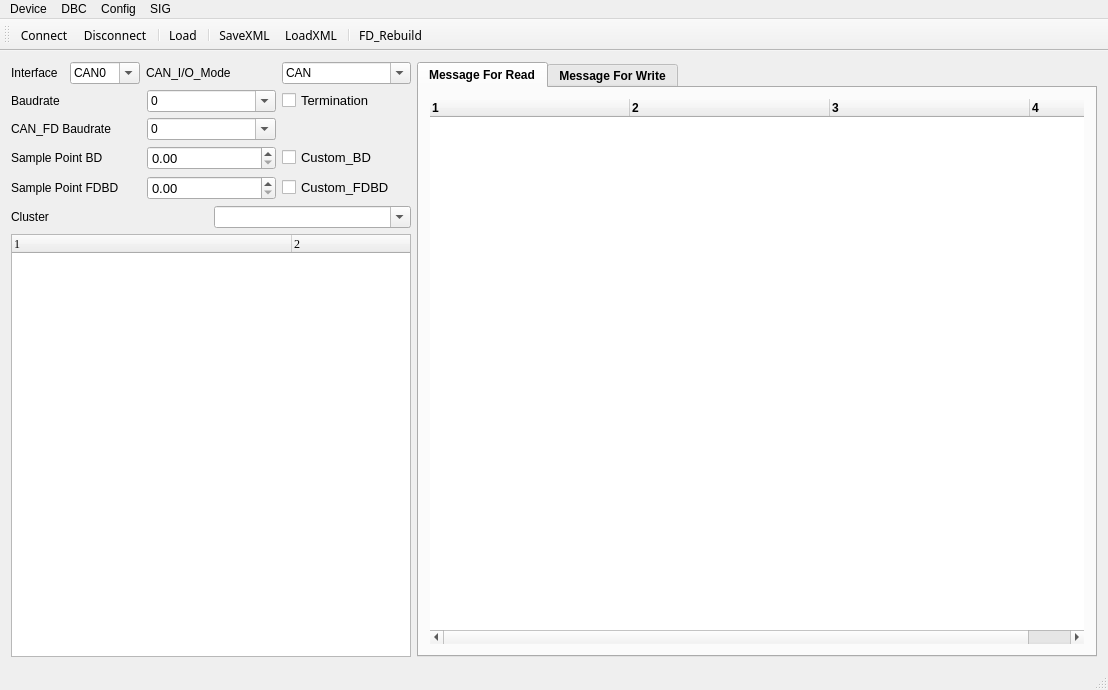
<?xml version="1.0" encoding="UTF-8"?>
<ui version="4.0">
 <class>CAN_WIN</class>
 <widget class="QMainWindow" name="CAN_WIN">
  <property name="geometry">
   <rect>
    <x>0</x>
    <y>0</y>
    <width>1108</width>
    <height>690</height>
   </rect>
  </property>
  <property name="windowTitle">
   <string>CAN Tool</string>
  </property>
  <property name="autoFillBackground">
   <bool>true</bool>
  </property>
  <widget class="QWidget" name="centralWidget">
   <layout class="QGridLayout" name="gridLayout_4">
    <item row="0" column="0">
     <layout class="QGridLayout" name="gridLayout">
      <item row="0" column="0">
       <layout class="QHBoxLayout" name="horizontalLayout_4">
        <item>
         <widget class="QLabel" name="label">
          <property name="font">
           <font>
            <family>Arial</family>
           </font>
          </property>
          <property name="text">
           <string>Interface</string>
          </property>
         </widget>
        </item>
        <item>
         <widget class="QComboBox" name="ComBox_Interface">
          <property name="font">
           <font>
            <family>Arial</family>
           </font>
          </property>
          <property name="editable">
           <bool>true</bool>
          </property>
          <item>
           <property name="text">
            <string>CAN0</string>
           </property>
          </item>
          <item>
           <property name="text">
            <string>CAN1</string>
           </property>
          </item>
          <item>
           <property name="text">
            <string>CAN2</string>
           </property>
          </item>
          <item>
           <property name="text">
            <string>CAN3</string>
           </property>
          </item>
          <item>
           <property name="text">
            <string>CAN4</string>
           </property>
          </item>
          <item>
           <property name="text">
            <string>CAN5</string>
           </property>
          </item>
          <item>
           <property name="text">
            <string>CAN6</string>
           </property>
          </item>
          <item>
           <property name="text">
            <string>CAN7</string>
           </property>
          </item>
          <item>
           <property name="text">
            <string>CAN8</string>
           </property>
          </item>
          <item>
           <property name="text">
            <string>CAN9</string>
           </property>
          </item>
          <item>
           <property name="text">
            <string>CAN10</string>
           </property>
          </item>
         </widget>
        </item>
       </layout>
      </item>
      <item row="0" column="1" colspan="2">
       <layout class="QHBoxLayout" name="horizontalLayout_5">
        <item>
         <widget class="QLabel" name="label_6">
          <property name="font">
           <font>
            <family>Arial</family>
           </font>
          </property>
          <property name="text">
           <string>CAN_I/O_Mode</string>
          </property>
         </widget>
        </item>
        <item>
         <widget class="QComboBox" name="ComBox_CANIOMode">
          <property name="font">
           <font>
            <family>Arial</family>
           </font>
          </property>
          <property name="editable">
           <bool>true</bool>
          </property>
          <item>
           <property name="text">
            <string>CAN</string>
           </property>
          </item>
          <item>
           <property name="text">
            <string>CAN_FD</string>
           </property>
          </item>
          <item>
           <property name="text">
            <string>CAN_FD+BRS</string>
           </property>
          </item>
         </widget>
        </item>
       </layout>
      </item>
      <item row="1" column="2">
       <widget class="QCheckBox" name="checkBox_Termination">
        <property name="font">
         <font>
          <family>Arial</family>
          <pointsize>10</pointsize>
         </font>
        </property>
        <property name="text">
         <string>Termination</string>
        </property>
       </widget>
      </item>
      <item row="2" column="0" colspan="2">
       <layout class="QHBoxLayout" name="horizontalLayout_2">
        <item>
         <widget class="QLabel" name="label_3">
          <property name="font">
           <font>
            <family>Arial</family>
           </font>
          </property>
          <property name="text">
           <string>CAN_FD Baudrate</string>
          </property>
         </widget>
        </item>
        <item>
         <widget class="QComboBox" name="ComBox_CANFD_Baudrate">
          <property name="font">
           <font>
            <family>Arial</family>
           </font>
          </property>
          <property name="editable">
           <bool>true</bool>
          </property>
          <item>
           <property name="text">
            <string>0</string>
           </property>
          </item>
          <item>
           <property name="text">
            <string>200000</string>
           </property>
          </item>
          <item>
           <property name="text">
            <string>250000</string>
           </property>
          </item>
          <item>
           <property name="text">
            <string>400000</string>
           </property>
          </item>
          <item>
           <property name="text">
            <string>500000</string>
           </property>
          </item>
          <item>
           <property name="text">
            <string>750000</string>
           </property>
          </item>
          <item>
           <property name="text">
            <string>1000000</string>
           </property>
          </item>
          <item>
           <property name="text">
            <string>1250000</string>
           </property>
          </item>
          <item>
           <property name="text">
            <string>1600000</string>
           </property>
          </item>
          <item>
           <property name="text">
            <string>2000000</string>
           </property>
          </item>
          <item>
           <property name="text">
            <string>2500000</string>
           </property>
          </item>
          <item>
           <property name="text">
            <string>4000000</string>
           </property>
          </item>
          <item>
           <property name="text">
            <string>5000000</string>
           </property>
          </item>
          <item>
           <property name="text">
            <string>8000000</string>
           </property>
          </item>
         </widget>
        </item>
       </layout>
      </item>
      <item row="1" column="0" colspan="2">
       <layout class="QHBoxLayout" name="horizontalLayout_3">
        <item>
         <widget class="QLabel" name="label_2">
          <property name="font">
           <font>
            <family>Arial</family>
           </font>
          </property>
          <property name="text">
           <string>Baudrate</string>
          </property>
         </widget>
        </item>
        <item>
         <widget class="QComboBox" name="ComBox_Baudrate">
          <property name="font">
           <font>
            <family>Arial</family>
           </font>
          </property>
          <property name="editable">
           <bool>true</bool>
          </property>
          <item>
           <property name="text">
            <string>0</string>
           </property>
          </item>
          <item>
           <property name="text">
            <string>50000</string>
           </property>
          </item>
          <item>
           <property name="text">
            <string>100000</string>
           </property>
          </item>
          <item>
           <property name="text">
            <string>250000</string>
           </property>
          </item>
          <item>
           <property name="text">
            <string>500000</string>
           </property>
          </item>
          <item>
           <property name="text">
            <string>750000</string>
           </property>
          </item>
          <item>
           <property name="text">
            <string>1000000</string>
           </property>
          </item>
         </widget>
        </item>
       </layout>
      </item>
      <item row="3" column="2">
       <widget class="QCheckBox" name="checkBox_CustomBD">
        <property name="font">
         <font>
          <family>Arial</family>
          <pointsize>10</pointsize>
         </font>
        </property>
        <property name="text">
         <string>Custom_BD</string>
        </property>
       </widget>
      </item>
      <item row="3" column="0" colspan="2">
       <layout class="QHBoxLayout" name="horizontalLayout">
        <item>
         <widget class="QLabel" name="label_4">
          <property name="font">
           <font>
            <family>Arial</family>
           </font>
          </property>
          <property name="text">
           <string>Sample Point BD</string>
          </property>
         </widget>
        </item>
        <item>
         <widget class="QDoubleSpinBox" name="doubleSpinBox_SamplePointBD">
          <property name="font">
           <font>
            <family>Arial</family>
            <pointsize>10</pointsize>
           </font>
          </property>
         </widget>
        </item>
       </layout>
      </item>
      <item row="4" column="0" colspan="2">
       <layout class="QHBoxLayout" name="horizontalLayout_6">
        <item>
         <widget class="QLabel" name="label_5">
          <property name="font">
           <font>
            <family>Arial</family>
           </font>
          </property>
          <property name="text">
           <string>Sample Point FDBD</string>
          </property>
         </widget>
        </item>
        <item>
         <widget class="QDoubleSpinBox" name="doubleSpinBox_SamplePointFDBD">
          <property name="font">
           <font>
            <family>Arial</family>
            <pointsize>10</pointsize>
           </font>
          </property>
         </widget>
        </item>
       </layout>
      </item>
      <item row="4" column="2">
       <widget class="QCheckBox" name="checkBox_CustomFDBD">
        <property name="font">
         <font>
          <family>Arial</family>
          <pointsize>10</pointsize>
         </font>
        </property>
        <property name="text">
         <string>Custom_FDBD</string>
        </property>
       </widget>
      </item>
     </layout>
    </item>
    <item row="0" column="1" rowspan="3">
     <widget class="QTabWidget" name="tabWidget">
      <property name="font">
       <font>
        <family>Arial</family>
        <weight>75</weight>
        <bold>true</bold>
       </font>
      </property>
      <property name="currentIndex">
       <number>0</number>
      </property>
      <widget class="QWidget" name="tab_MsgRead">
       <attribute name="title">
        <string>Message For Read</string>
       </attribute>
       <layout class="QGridLayout" name="gridLayout_3">
        <item row="0" column="0">
         <widget class="MsgTreeWidget" name="traceTree_Read">
          <property name="frameShape">
           <enum>QFrame::NoFrame</enum>
          </property>
          <property name="alternatingRowColors">
           <bool>true</bool>
          </property>
          <property name="selectionMode">
           <enum>QAbstractItemView::SingleSelection</enum>
          </property>
          <property name="columnCount">
           <number>4</number>
          </property>
          <attribute name="headerCascadingSectionResizes">
           <bool>false</bool>
          </attribute>
          <attribute name="headerDefaultSectionSize">
           <number>200</number>
          </attribute>
          <attribute name="headerHighlightSections">
           <bool>false</bool>
          </attribute>
          <column>
           <property name="text">
            <string notr="true">1</string>
           </property>
          </column>
          <column>
           <property name="text">
            <string notr="true">2</string>
           </property>
          </column>
          <column>
           <property name="text">
            <string notr="true">3</string>
           </property>
          </column>
          <column>
           <property name="text">
            <string notr="true">4</string>
           </property>
          </column>
         </widget>
        </item>
       </layout>
      </widget>
      <widget class="QWidget" name="tab_MsgWrite">
       <attribute name="title">
        <string>Message For Write</string>
       </attribute>
       <layout class="QGridLayout" name="gridLayout_2">
        <item row="0" column="0">
         <widget class="MsgTreeWidget_W" name="traceTree_Write">
          <property name="frameShape">
           <enum>QFrame::NoFrame</enum>
          </property>
          <property name="alternatingRowColors">
           <bool>true</bool>
          </property>
          <property name="selectionMode">
           <enum>QAbstractItemView::SingleSelection</enum>
          </property>
          <property name="columnCount">
           <number>4</number>
          </property>
          <attribute name="headerDefaultSectionSize">
           <number>200</number>
          </attribute>
          <attribute name="headerMinimumSectionSize">
           <number>30</number>
          </attribute>
          <column>
           <property name="text">
            <string notr="true">1</string>
           </property>
          </column>
          <column>
           <property name="text">
            <string notr="true">2</string>
           </property>
          </column>
          <column>
           <property name="text">
            <string notr="true">3</string>
           </property>
          </column>
          <column>
           <property name="text">
            <string notr="true">4</string>
           </property>
          </column>
         </widget>
        </item>
       </layout>
      </widget>
     </widget>
    </item>
    <item row="2" column="0">
     <widget class="DBCTreeWidget" name="dbcTree">
      <property name="sizePolicy">
       <sizepolicy hsizetype="Expanding" vsizetype="Expanding">
        <horstretch>0</horstretch>
        <verstretch>0</verstretch>
       </sizepolicy>
      </property>
      <property name="maximumSize">
       <size>
        <width>400</width>
        <height>16777215</height>
       </size>
      </property>
      <property name="font">
       <font>
        <family>Times New Roman</family>
       </font>
      </property>
      <property name="frameShape">
       <enum>QFrame::StyledPanel</enum>
      </property>
      <property name="frameShadow">
       <enum>QFrame::Sunken</enum>
      </property>
      <property name="lineWidth">
       <number>3</number>
      </property>
      <property name="alternatingRowColors">
       <bool>true</bool>
      </property>
      <property name="selectionMode">
       <enum>QAbstractItemView::SingleSelection</enum>
      </property>
      <property name="columnCount">
       <number>2</number>
      </property>
      <attribute name="headerCascadingSectionResizes">
       <bool>false</bool>
      </attribute>
      <attribute name="headerDefaultSectionSize">
       <number>280</number>
      </attribute>
      <column>
       <property name="text">
        <string notr="true">1</string>
       </property>
      </column>
      <column>
       <property name="text">
        <string notr="true">2</string>
       </property>
      </column>
     </widget>
    </item>
    <item row="1" column="0">
     <layout class="QHBoxLayout" name="horizontalLayout_7">
      <item>
       <widget class="QLabel" name="label_7">
        <property name="font">
         <font>
          <family>Arial</family>
         </font>
        </property>
        <property name="text">
         <string>Cluster</string>
        </property>
       </widget>
      </item>
      <item>
       <widget class="QComboBox" name="ComBox_Cluster">
        <property name="font">
         <font>
          <family>Arial</family>
         </font>
        </property>
        <property name="editable">
         <bool>true</bool>
        </property>
       </widget>
      </item>
     </layout>
    </item>
   </layout>
  </widget>
  <widget class="QMenuBar" name="menuBar">
   <property name="geometry">
    <rect>
     <x>0</x>
     <y>0</y>
     <width>1108</width>
     <height>23</height>
    </rect>
   </property>
   <widget class="QMenu" name="menuDevice">
    <property name="title">
     <string>Device</string>
    </property>
    <addaction name="action_Connect"/>
    <addaction name="action_Disconnect"/>
    <addaction name="separator"/>
    <addaction name="actionSaveXML"/>
    <addaction name="separator"/>
    <addaction name="actionLoadXML"/>
   </widget>
   <widget class="QMenu" name="menuDBC">
    <property name="title">
     <string>DBC</string>
    </property>
    <addaction name="action_Load_DBC"/>
   </widget>
   <widget class="QMenu" name="menuConfig">
    <property name="title">
     <string>Config</string>
    </property>
    <addaction name="actionClearFrame"/>
    <addaction name="actionClearFrameR"/>
    <addaction name="actionClearFrameW"/>
    <addaction name="separator"/>
   </widget>
   <widget class="QMenu" name="menuSIG">
    <property name="title">
     <string>SIG</string>
    </property>
    <addaction name="actionReadSIG"/>
    <addaction name="actionWriteSIG"/>
   </widget>
   <addaction name="menuDevice"/>
   <addaction name="menuDBC"/>
   <addaction name="menuConfig"/>
   <addaction name="menuSIG"/>
  </widget>
  <widget class="QToolBar" name="mainToolBar">
   <property name="font">
    <font>
     <family>微软雅黑</family>
    </font>
   </property>
   <attribute name="toolBarArea">
    <enum>TopToolBarArea</enum>
   </attribute>
   <attribute name="toolBarBreak">
    <bool>false</bool>
   </attribute>
   <addaction name="action_Connect"/>
   <addaction name="action_Disconnect"/>
   <addaction name="separator"/>
   <addaction name="action_Load_DBC"/>
   <addaction name="separator"/>
   <addaction name="actionSaveXML"/>
   <addaction name="actionLoadXML"/>
   <addaction name="separator"/>
   <addaction name="actionFD_Rebuild"/>
  </widget>
  <widget class="QStatusBar" name="statusBar"/>
  <action name="action_Connect">
   <property name="icon">
    <iconset resource="icon.qrc">
     <normaloff>:/icon/icon/connect.png</normaloff>:/icon/icon/connect.png</iconset>
   </property>
   <property name="text">
    <string>&amp;Connect</string>
   </property>
  </action>
  <action name="action_Disconnect">
   <property name="icon">
    <iconset resource="icon.qrc">
     <normaloff>:/icon/icon/disconnect.png</normaloff>:/icon/icon/disconnect.png</iconset>
   </property>
   <property name="text">
    <string>&amp;Disconnect</string>
   </property>
  </action>
  <action name="actionSend">
   <property name="icon">
    <iconset>
     <normaloff>:/icons/send.png</normaloff>:/icons/send.png</iconset>
   </property>
   <property name="text">
    <string>&amp;Send</string>
   </property>
  </action>
  <action name="action_Load_DBC">
   <property name="icon">
    <iconset resource="icon.qrc">
     <normaloff>:/icon/icon/打开.png</normaloff>:/icon/icon/打开.png</iconset>
   </property>
   <property name="text">
    <string>&amp;Load</string>
   </property>
  </action>
  <action name="actionLoadXML">
   <property name="icon">
    <iconset resource="icon.qrc">
     <normaloff>:/icon/icon/xml文件.png</normaloff>:/icon/icon/xml文件.png</iconset>
   </property>
   <property name="text">
    <string>&amp;LoadXML</string>
   </property>
   <property name="toolTip">
    <string>LoadXML</string>
   </property>
  </action>
  <action name="actionDemo">
   <property name="text">
    <string>&amp;Demo</string>
   </property>
  </action>
  <action name="actionClearFrame">
   <property name="text">
    <string>ClearFrame</string>
   </property>
  </action>
  <action name="actionClearFrameR">
   <property name="text">
    <string>ClearFrameR</string>
   </property>
  </action>
  <action name="actionClearFrameW">
   <property name="text">
    <string>ClearFrameW</string>
   </property>
  </action>
  <action name="actionSigExp">
   <property name="text">
    <string>SigExp</string>
   </property>
  </action>
  <action name="actionReadSIG">
   <property name="text">
    <string>ReadSIG</string>
   </property>
  </action>
  <action name="actionWriteSIG">
   <property name="text">
    <string>WriteSIG</string>
   </property>
   <property name="toolTip">
    <string>WriteSIG</string>
   </property>
  </action>
  <action name="actionLoadARXML">
   <property name="text">
    <string>LoadARXML</string>
   </property>
  </action>
  <action name="actionSaveXML">
   <property name="icon">
    <iconset resource="icon.qrc">
     <normaloff>:/icon/icon/保存xml.png</normaloff>:/icon/icon/保存xml.png</iconset>
   </property>
   <property name="text">
    <string>SaveXML</string>
   </property>
  </action>
  <action name="actionFD_Rebuild">
   <property name="icon">
    <iconset resource="icon.qrc">
     <normaloff>:/icon/icon/switch.png</normaloff>:/icon/icon/switch.png</iconset>
   </property>
   <property name="text">
    <string>FD_Rebuild</string>
   </property>
  </action>
 </widget>
 <layoutdefault spacing="6" margin="11"/>
 <customwidgets>
  <customwidget>
   <class>MsgTreeWidget</class>
   <extends>QTreeWidget</extends>
   <header>mytreewidget.h</header>
  </customwidget>
  <customwidget>
   <class>DBCTreeWidget</class>
   <extends>QTreeWidget</extends>
   <header>mytreewidget.h</header>
  </customwidget>
  <customwidget>
   <class>MsgTreeWidget_W</class>
   <extends>QTreeWidget</extends>
   <header>mytreewidget.h</header>
  </customwidget>
 </customwidgets>
 <tabstops>
  <tabstop>dbcTree</tabstop>
  <tabstop>tabWidget</tabstop>
  <tabstop>traceTree_Read</tabstop>
  <tabstop>traceTree_Write</tabstop>
 </tabstops>
 <resources>
  <include location="icon.qrc"/>
 </resources>
 <connections/>
</ui>
